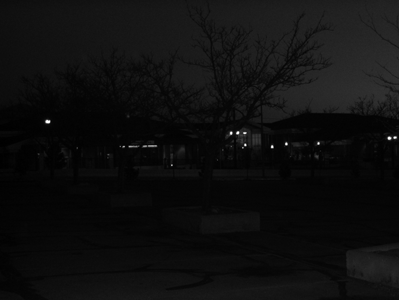
%> input picture assignment_2/cs663_hw22/cs663_hw2/LC1.png, 399 x 300 px
$ octave hw2_8.m   (GNU Octave 9; MATLAB toolbox functions it lacks are replaced by stand-ins)
%> lines starting %> are read from the running program, lines starting %| are printed output that depends on the picture
%Load the images:
LC1 = imread('LC1.png');
%> LC1 is the input picture: size 300x399 uint8; min 0, max 255, mean 14.8
LC2 = imread('LC2.jpg');
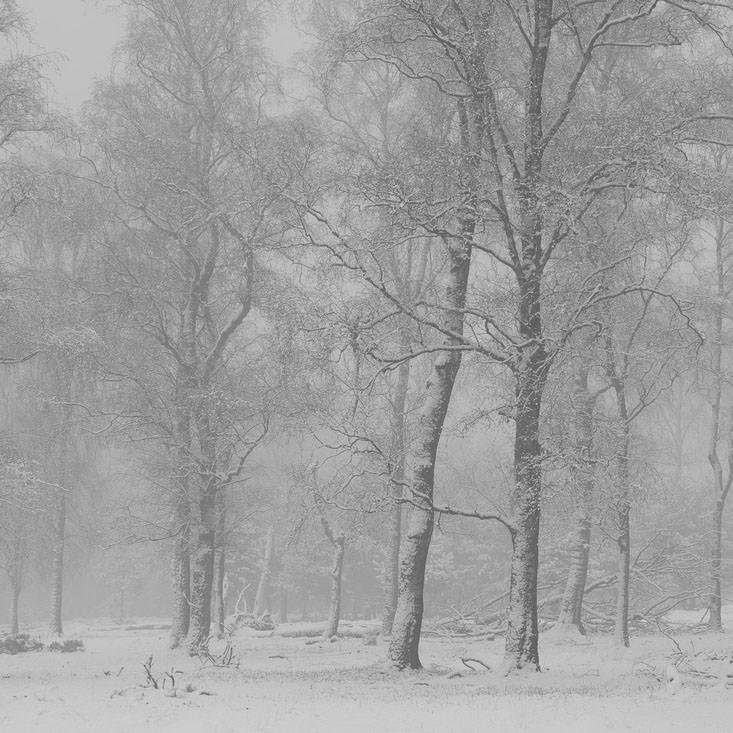
%> input picture assignment_2/cs663_hw22/cs663_hw2/LC2.jpg, 733 x 733 px
%> LC2 is the input picture: size 733x733 uint8; min 57, max 215, mean 159.2

%Apply local histogram equalization (Adaptive Histogram Equalization): Use different window sizes (7×7, 31×31, 51×51, 71×71):
LC1_local_7 = adapthisteq(LC1, 'NumTiles', [7 7]);
LC1_local_31 = adapthisteq(LC1, 'NumTiles', [31 31]);
LC1_local_51 = adapthisteq(LC1, 'NumTiles', [51 51]);
LC1_local_71 = adapthisteq(LC1, 'NumTiles', [71 71]);
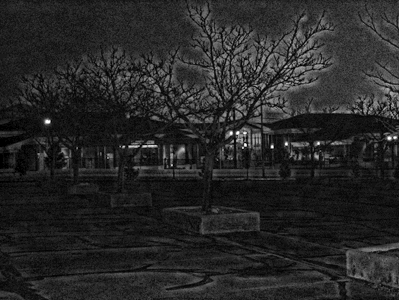
%> LC1_local_71: size 300x399 uint8; min 0, max 255, mean 39.2

LC2_local_7 = adapthisteq(LC2, 'NumTiles', [7 7]);
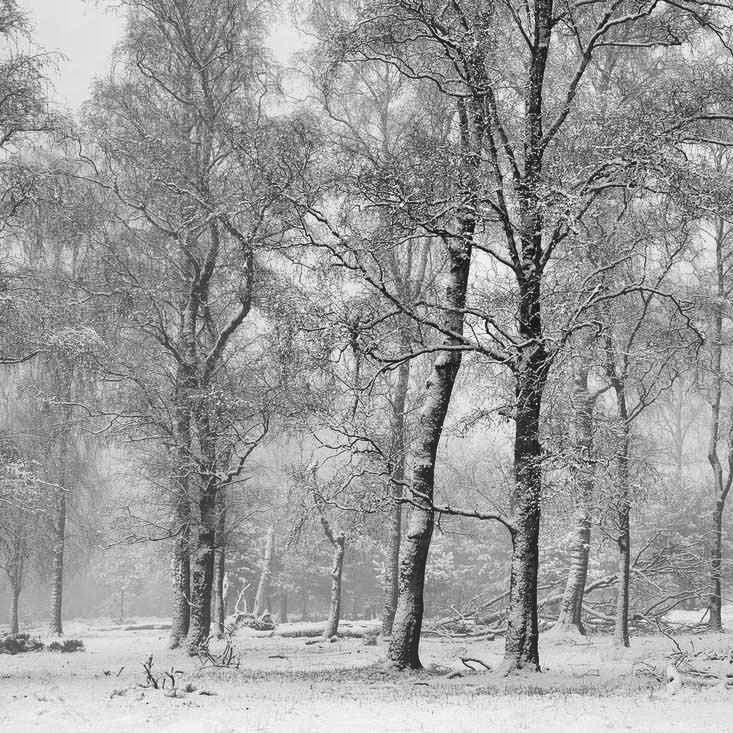
%> LC2_local_7: size 733x733 uint8; min 0, max 255, mean 155.2
LC2_local_31 = adapthisteq(LC2, 'NumTiles', [31 31]);
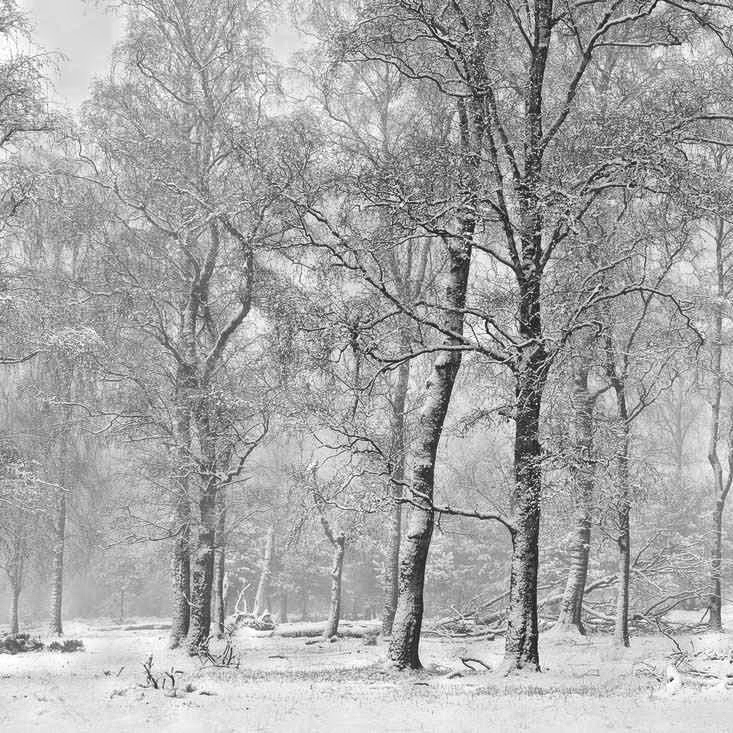
%> LC2_local_31: size 733x733 uint8; min 0, max 255, mean 167.8
LC2_local_51 = adapthisteq(LC2, 'NumTiles', [51 51]);
LC2_local_71 = adapthisteq(LC2, 'NumTiles', [71 71]);
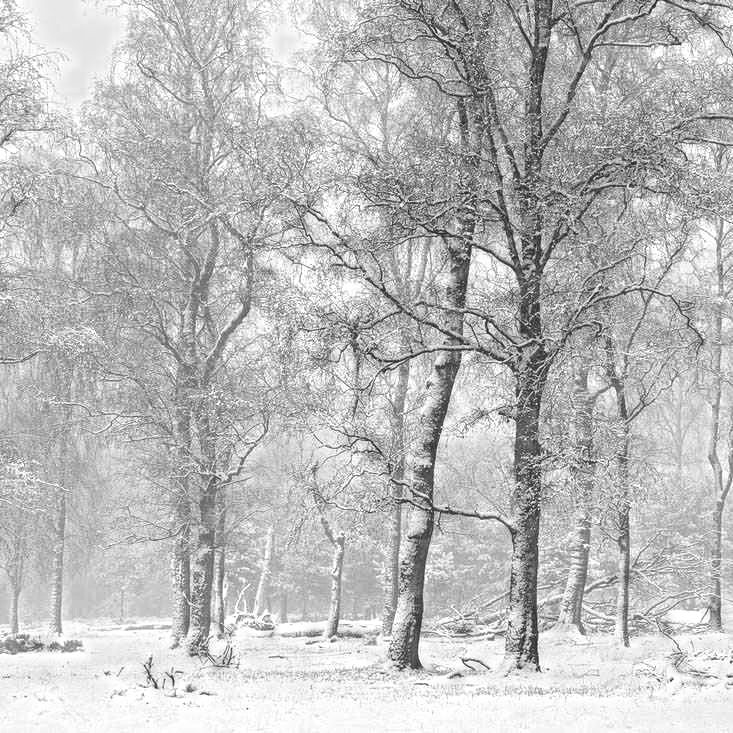
%> LC2_local_71: size 733x733 uint8; min 0, max 255, mean 188.1

%Apply global histogram equalization:
LC1_global = histeq(LC1);
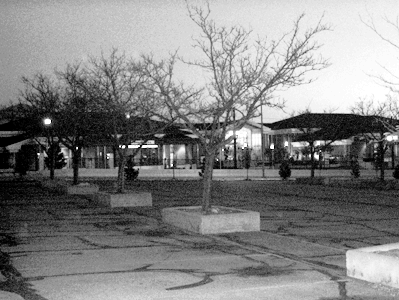
%> LC1_global: size 300x399 uint8; min 0, max 255, mean 131.1
LC2_global = histeq(LC2);
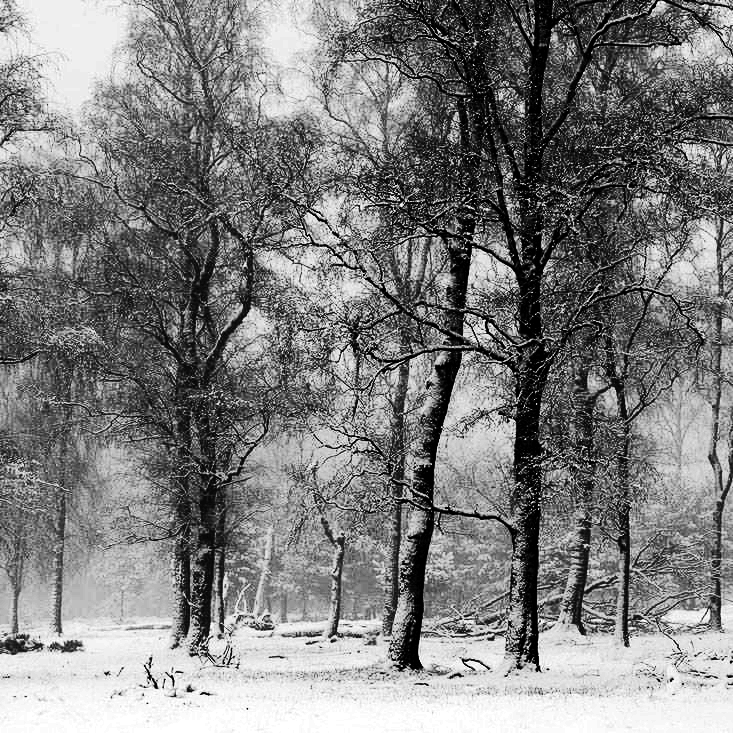
%> LC2_global: size 733x733 uint8; min 0, max 255, mean 127.4


% For LC1
figure;
imshow(LC1), title('LC1 Original');

figure;
imshow(LC1_global), title('LC1 Global Equalization');

figure;
imshow(LC1_local_7), title('LC1 Local (7x7)');

figure;
imshow(LC1_local_31), title('LC1 Local (31x31)');

figure;
imshow(LC1_local_51), title('LC1 Local (51x51)');

% For LC2
figure;
imshow(LC2), title('LC2 Original');

figure;
imshow(LC2_global), title('LC2 Global Equalization');

figure;
imshow(LC2_local_7), title('LC2 Local (7x7)');

figure;
imshow(LC2_local_31), title('LC2 Local (31x31)');

figure;
imshow(LC2_local_51), title('LC2 Local (51x51)');

% [15 lines of commented-out code are left out]
